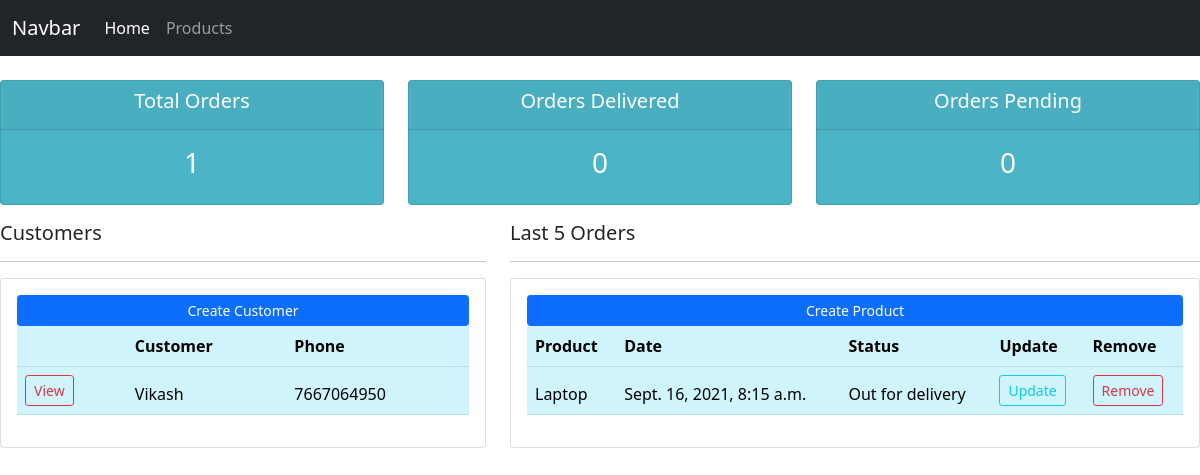
Before: / with the older database file.
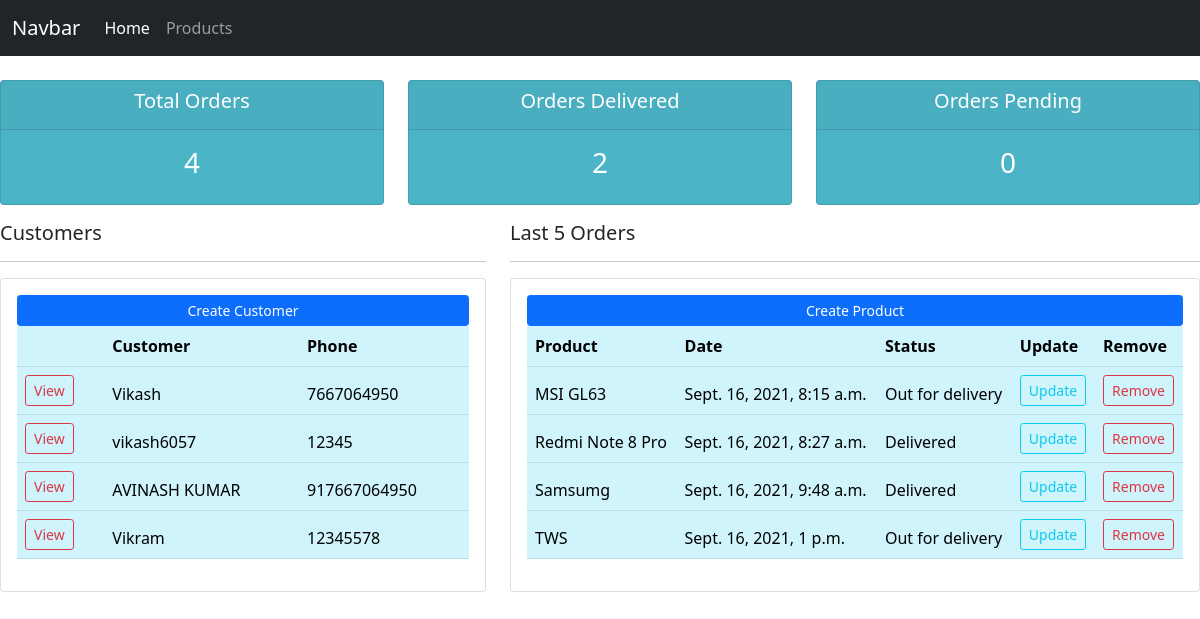
After: the same page with the newer database file.
### accounts/models.py (models this page shows, shortened)
class Customer(models.Model):
    name = models.CharField(max_length=200, null=True)
    phone = models.CharField(max_length=15, null=True)
    email = models.EmailField(null=True)
    date_created = models.DateTimeField(auto_now_add=True)

class Order(models.Model):
    STATUS = (
        ('Pending', 'Pending'),
        ('Out for delivery', 'Out for delivery'),
        ('Delivered', 'Delivered'),
    )
    customer = models.ForeignKey(
        Customer, null=True, on_delete=models.SET_NULL)
    product = models.ForeignKey(Product, null=True, on_delete=models.SET_NULL)
    date_created = models.DateTimeField(auto_now_add=True, null=True)
    status = models.CharField(max_length=200, null=True, choices=STATUS)

class Product(models.Model):
    CATEGORY = (
        ('InDoor', 'InDoor'),
        ('OutDoor', 'OutDoor'),
    )
    name = models.CharField(max_length=200, null=True)
    price = models.FloatField(null=True)
    category = models.CharField(max_length=200, choices=CATEGORY, null=True)
    description = models.TextField(null=True, blank=True)
    date_created = models.DateTimeField(auto_now_add=True, null=True)
    tags = models.ManyToManyField(Tag)
    def __str__(self):
        return self.name

### accounts/views.py (the view)
# urls.py: path('', homeView, name='home'),
def homeView(request):
    orders = Order.objects.all()
    customers = Customer.objects.all()
    total_orders = Order.objects.all().count()
    order_delivered = orders.filter(status='Delivered').count()
    order_pending = orders.filter(status='Pending').count()
    context = {'orders': orders, 'customers': customers,
               'total_orders': total_orders, 'order_pending': order_pending, 'order_delivered': order_delivered}
    template_name = 'accounts/dashboard.html'
    return render(request, template_name, context)

### accounts/templates/accounts/dashboard.html (shortened to what this page needs)
{% extends "accounts/main.html" %}
{% block content %}
{% include "accounts/status.html" %}
<div class="row">
    <div class="col-md-5">
      <h5> Customers </h5>
      <hr>
        <div class="card card-body">
            <a class="btn btn-primary btn-sm btn-block" href="{% url 'createCustomer' %}">Create Customer</a>
            <table class="table table-info table-striped table-hover">
               <thead>
                    <tr>
                    <th></th>
                    <th scope="col">Customer</th>
                    <th scope="col">Phone</th>
                    </tr>
                    {% for customer in customers %}
                      <tr>
                          <td><a class="btn btn-sm btn-outline-danger" href="{% url 'customer' customer.pk %}"> View </a></td>
                          <td>{{ customer.name }}</td>
                          <td>{{ customer.phone }}</td>
                      </tr>
                    {% endfor %}
               </thead>
            </table>
        </div>
    </div>
    <div class="col-md-7">
        <h5> Last 5 Orders </h5>
        <hr>
        <div class="card card-body">
            <a class="btn btn-primary btn-sm btn-block" href="{% url 'createProduct' %}">Create Product</a>
            <table class="table table-info table-striped table-hover">
                <thead>
                    <tr>
                    <th scope="col">Product</th>
                    <th scope="col">Date</th>
                    <th scope="col">Status</th>
                    <th scope="col">Update</th>
                    <th scope="col">Remove</th>
                    </tr>
                    {% for order in orders %}
                      <tr>
                          <td>{{ order.product }}</td>
                          <td>{{ order.date_created }}</td>
                          <td>{{ order.status }}</td>
                          <td><a class="btn btn-sm btn-outline-info" href="{% url 'updateOrder' order.pk  %}">Update</a></td>
                          <td><a class="btn btn-sm btn-outline-danger" href="{% url 'removeOrder' order.pk %}">Remove</a></td>
                      </tr>
                    {% endfor %}
                </thead>
            </table>
        </div>
    </div>
</div>
{% endblock content %}

### accounts/templates/accounts/main.html (shortened to what this page needs)
{% load static %}
<!DOCTYPE html>
<html lang="en">
  <head>
    <link
      href="https://cdn.jsdelivr.net/npm/bootstrap@5.1.1/dist/css/bootstrap.min.css"
      rel="stylesheet"
    />
    <link rel="stylesheet" href="{% static '/css/main.css' %}">
  </head>
  <body>
    {% include "accounts/navbar.html" %} {% block content %}{% endblock content %}
  </body>
</html>

### accounts/templates/accounts/navbar.html (shortened to what this page needs)
<nav class="navbar navbar-expand-lg navbar-dark bg-dark">
  <div class="container-fluid">
    <a class="navbar-brand" href="#">Navbar</a>
    <div class="collapse navbar-collapse" id="navbarNav">
      <ul class="navbar-nav">
        <li class="nav-item">
          <a class="nav-link active" aria-current="page" href="{% url 'home' %}">Home</a>
        </li>
        <li class="nav-item">
          <a class="nav-link" href="{% url 'products' %}">Products</a>
        </li>
      </ul>
    </div>
  </div>
</nav>

### accounts/templates/accounts/status.html
<br>
<div class="row">
    <div class="col">
        <div class="col-md">
            <div class="card text-center text-white  mb-3" id="total-orders">
			  	<div class="card-header">
			  		<h5 class="card-title">Total Orders</h5>
			  	</div>
			  	<div class="card-body">
			    	<h3 class="card-title">{{total_orders}}</h3>
			  	</div>
			</div>
        </div>
    </div>
    <div class="col">
        <div class="col-md">
            <div class="card text-center text-white  mb-3" id="total-orders">
			  	<div class="card-header">
			  		<h5 class="card-title">Orders Delivered</h5>
			  	</div>
			  	<div class="card-body">
			    	<h3 class="card-title">{{order_delivered}}</h3>
			  	</div>
			</div>
        </div>
    </div>
    <div class="col">
        <div class="col-md">
            <div class="card text-center text-white  mb-3" id="total-orders">
			  	<div class="card-header">
			  		<h5 class="card-title">Orders Pending</h5>
			  	</div>
			  	<div class="card-body">
			    	<h3 class="card-title">{{order_pending}}</h3>
			  	</div>
			</div>
        </div>
    </div>
</div>

### static/css/main.css (style rules this page uses)
#total-orders { background-color: #4cb4c7; }

Changed rows visible on the page:
added Customer: name "vikash6057", phone "12345"
added Customer: name "AVINASH KUMAR", phone "917667064950"
added Customer: name "Vikram", phone "12345578"
changed through a linked row, Order: product "Laptop" → "MSI GL63"
added Order: product "Redmi Note 8 Pro", date_created "Sept. 16, 2021, 8:27 a.m.", status "Delivered"
added Order: product "Samsumg", date_created "Sept. 16, 2021, 9:48 a.m.", status "Delivered"
added Order: product "TWS", date_created "Sept. 16, 2021, 1 p.m.", status "Out for delivery"
Other visible differences:
{{ total_orders }}: "1" → "4"
{{ order_delivered }}: "0" → "2"
